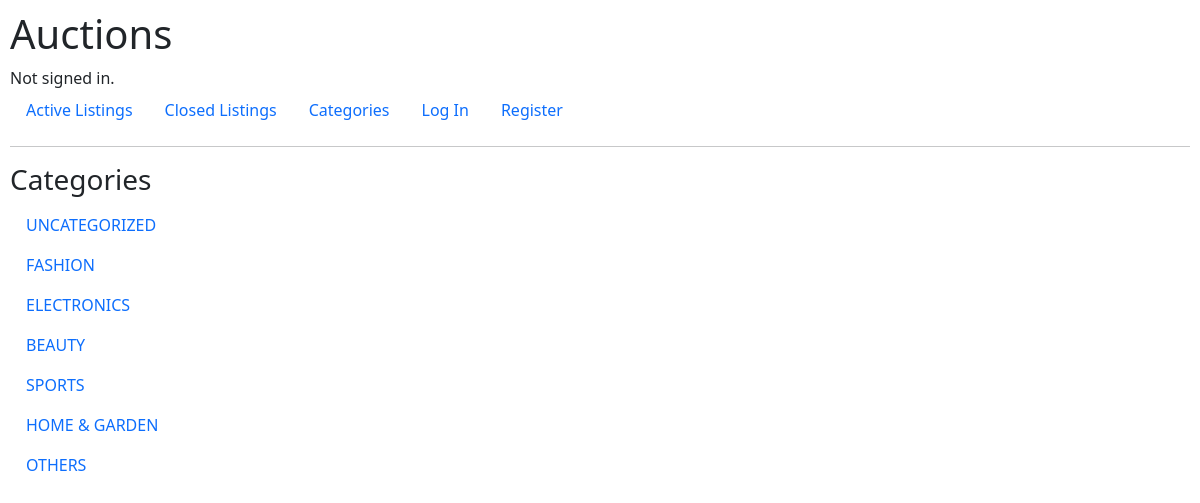
Page /categories/ on the committed database.
### auctions/models.py (models this page shows, shortened)
class Category(models.Model):
    title = models.CharField(max_length=100)

### auctions/views.py (the view)
# urls.py: path('categories/',views.categories,name='categories'),
def categories(request):
    categories = Category.objects.all()
    return render(request,'auctions/categories.html',{
        'categories':categories
    })

### auctions/templates/auctions/categories.html (shortened to what this page needs)
{% extends "auctions/layout.html" %}
{% block body %}
    <h3>Categories</h3>
    {% for category in categories %}
        <ul class="nav">
            <li class="nav-item">
                <a href="{% url 'category_detail' category.id %}" class="nav-link text-primary">{{ category.title }}</a>
            </li>
        </ul>
    {% endfor %}
{% endblock %}

### auctions/static/auctions/styles.css (style rules this page uses)
body { padding: 10px; }

### rows in the picture
Category: title "UNCATEGORIZED"
Category: title "FASHION"
Category: title "ELECTRONICS"
Category: title "BEAUTY"
Category: title "SPORTS"
Category: title "HOME & GARDEN"
Category: title "OTHERS"
